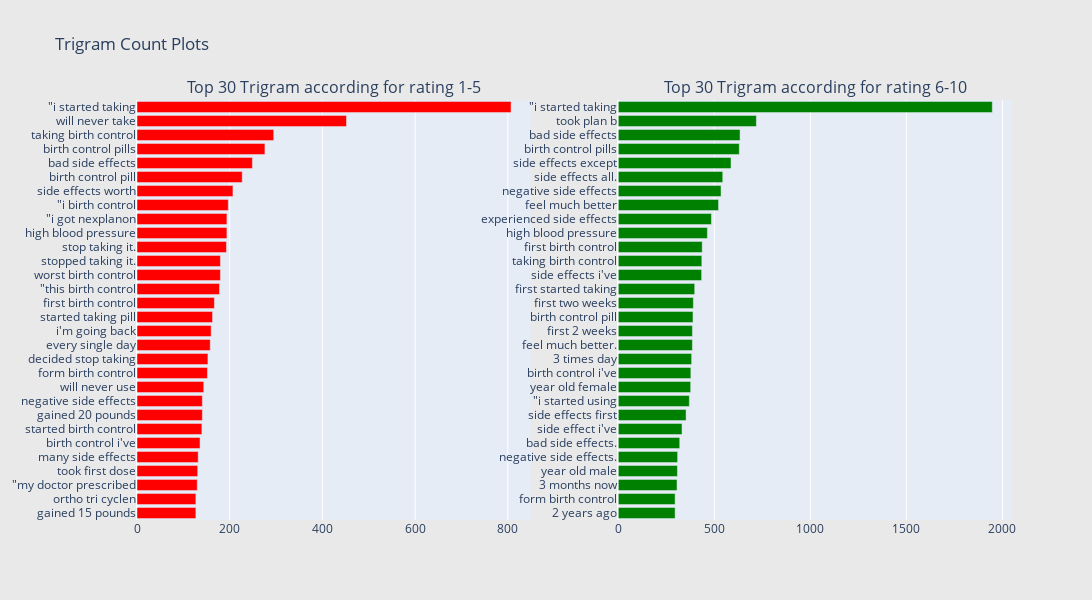

Notebook cell for this chart:
### Markdown cell above
#### Trigrams

### Code cell
trace_1_5 = plot_ngram(df_rating_1_5, 3, 'red')
trace_6_10 = plot_ngram(df_rating_6_10, 3, 'green')

# Creating subplots
make_subplots(trace_1_5, trace_6_10, "Trigram")

### Figure 1 — Plotly figure (JSON) as saved in the notebook; plotly's stock layout.template omitted (floating-point values rounded to 4 significant figures)
{"data": [{"marker": {"color": "red"}, "orientation": "h", "showlegend": false, "type": "bar", "x": [127, 127, 130, 131, 132, 136, 140, 141, 141, 144, 152, 153, 158, 160, 163, 167, 178, 180, 180, 193, 194, 194, 197, 207, 227, 249, 276, 295, 452, 807], "xaxis": "x", "y": ["gained 15 pounds", "ortho tri cyclen", "\"my doctor prescribed", "took first dose", "many side effects", "birth control i&#039;ve", "started birth control", "gained 20 pounds", "negative side effects", "will never use", "form birth control", "decided stop taking", "every single day", "i&#039;m going back", "started taking pill", "first birth control", "\"this birth control", "worst birth control", "stopped taking it.", "stop taking it.", "high blood pressure", "\"i got nexplanon", "\"i birth control", "side effects worth", "birth control pill", "bad side effects", "birth control pills", "taking birth control", "will never take", "\"i started taking"], "yaxis": "y"}, {"marker": {"color": "green"}, "orientation": "h", "showlegend": false, "type": "bar", "x": [296, 296, 306, 308, 309, 320, 332, 353, 370, 377, 378, 382, 386, 386, 389, 391, 398, 434, 435, 437, 464, 485, 522, 535, 544, 587, 630, 634, 719, 1947], "xaxis": "x2", "y": ["2 years ago", "form birth control", "3 months now", "year old male", "negative side effects.", "bad side effects.", "side effect i&#039;ve", "side effects first", "\"i started using", "year old female", "birth control i&#039;ve", "3 times day", "feel much better.", "first 2 weeks", "birth control pill", "first two weeks", "first started taking", "side effects i&#039;ve", "taking birth control", "first birth control", "high blood pressure", "experienced side effects", "feel much better", "negative side effects", "side effects all.", "side effects except", "birth control pills", "bad side effects", "took plan b", "\"i started taking"], "yaxis": "y2"}], "layout": {"annotations": [{"font": {"size": 16}, "showarrow": false, "text": "Top 30 Trigram according for rating 1-5", "x": 0.225, "xanchor": "center", "xref": "paper", "y": 1, "yanchor": "bottom", "yref": "paper"}, {"font": {"size": 16}, "showarrow": false, "text": "Top 30 Trigram according for rating 6-10", "x": 0.775, "xanchor": "center", "xref": "paper", "y": 1, "yanchor": "bottom", "yref": "paper"}], "height": 600, "paper_bgcolor": "rgb(233,233,233)", "title": {"text": "Trigram Count Plots"}, "width": 1200, "xaxis": {"anchor": "y", "domain": [0, 0.45]}, "xaxis2": {"anchor": "y2", "domain": [0.55, 1]}, "yaxis": {"anchor": "x", "domain": [0, 1]}, "yaxis2": {"anchor": "x2", "domain": [0, 1]}}}
